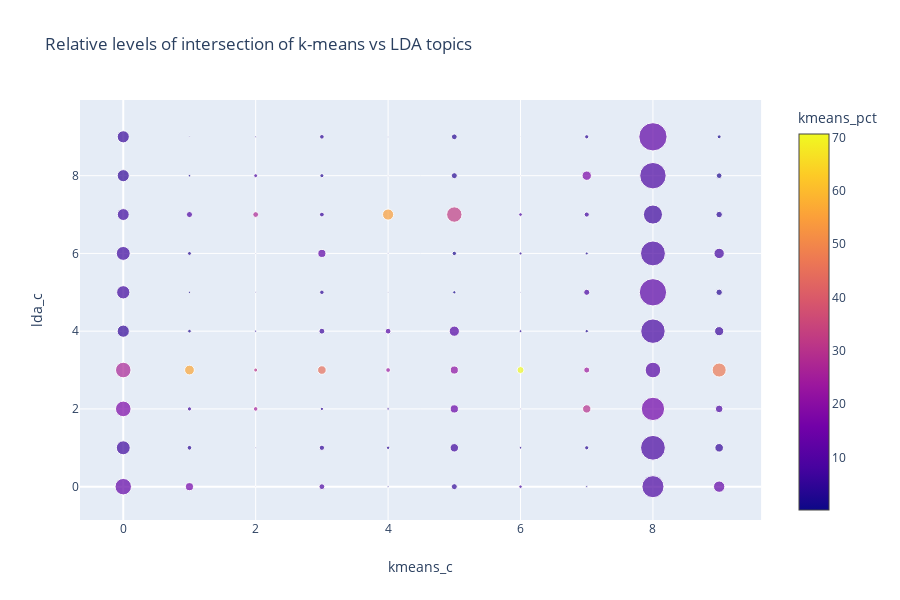

The cell this chart's notebook holds for it:
### Code cell
fig = px.scatter(overlap_df, x='kmeans_c', y='lda_c', 
                 size='lda_pct', color='kmeans_pct', 
                 #text='lda_pct' #, hover_name='msc', size_max=15
                 title="Relative levels of intersection of k-means vs LDA topics"
                )
fig.show()

### Figure 1 — Plotly figure (JSON) as saved in the notebook; plotly's stock layout.template omitted (floating-point values rounded to 4 significant figures)
{"data": [{"hoverlabel": {"namelength": 0}, "hovertemplate": "kmeans_c=%{x}<br>lda_c=%{y}<br>lda_pct=%{marker.size}<br>kmeans_pct=%{marker.color}", "legendgroup": "", "marker": {"color": [12.81, 6.67, 17.44, 26.77, 5.06, 7.15, 6.68, 6.76, 4.87, 5.79, 16.1, 4.04, 6.64, 56.03, 2.4, 1.1, 2.81, 9.38, 1.1, 0.41, 0.44, 1.1, 25.33, 30.4, 2.86, 1.32, 0.66, 27.09, 8.59, 2.2, 8.66, 5.25, 4.33, 44.93, 6.46, 4.47, 12.28, 5.96, 3.05, 4.61, 1.57, 3.74, 4.46, 23.16, 10.37, 0.6, 0.6, 54.89, 0.24, 0.36, 4.9, 7.03, 13.91, 20.91, 10.28, 1.23, 1.91, 32.61, 3.44, 3.78, 7.35, 3.01, 2, 70.62, 3.51, 0.83, 4.01, 8.18, 0.33, 0.17, 1.22, 3.52, 29.53, 24.1, 2.3, 8.88, 1.84, 7.42, 17.06, 4.13, 9.06, 8.29, 15.32, 10.65, 8.01, 11.93, 8.41, 6.87, 9.1, 12.36, 12.99, 5.4, 8.98, 47.2, 6.15, 3.55, 7.89, 4.27, 2.27, 1.3], "coloraxis": "coloraxis", "size": [26.01, 18.66, 23.38, 23.1, 14.28, 16.9, 18.61, 13.58, 14.11, 14.14, 6.19, 2.14, 1.69, 9.16, 1.28, 0.49, 1.48, 3.57, 0.6, 0.19, 0.05, 0.18, 2, 1.55, 0.48, 0.18, 0.11, 3.21, 1.47, 0.32, 3.22, 2.69, 1.06, 7.09, 3.33, 1.93, 6.25, 2.19, 1.62, 2.06, 0.34, 1.13, 0.64, 2.15, 3.15, 0.15, 0.18, 11.86, 0.08, 0.1, 3.45, 6.83, 6.47, 6.26, 10.07, 1.01, 1.84, 22.73, 3.46, 3.2, 1.16, 0.65, 0.21, 4.74, 0.77, 0.15, 0.87, 1.28, 0.08, 0.03, 0.42, 1.67, 6.71, 3.53, 1.1, 3.56, 0.87, 2.53, 8.39, 1.71, 46.78, 58.97, 52.2, 23.37, 57.43, 71.69, 59.5, 35.05, 67.11, 76.77, 12.36, 7.08, 5.64, 19.08, 8.13, 3.93, 10.3, 4.01, 3.09, 1.49], "sizemode": "area", "sizeref": 0.1919, "symbol": "circle"}, "mode": "markers", "name": "", "showlegend": false, "type": "scatter", "x": [0, 0, 0, 0, 0, 0, 0, 0, 0, 0, 1, 1, 1, 1, 1, 1, 1, 1, 1, 1, 2, 2, 2, 2, 2, 2, 2, 2, 2, 2, 3, 3, 3, 3, 3, 3, 3, 3, 3, 3, 4, 4, 4, 4, 4, 4, 4, 4, 4, 4, 5, 5, 5, 5, 5, 5, 5, 5, 5, 5, 6, 6, 6, 6, 6, 6, 6, 6, 6, 6, 7, 7, 7, 7, 7, 7, 7, 7, 7, 7, 8, 8, 8, 8, 8, 8, 8, 8, 8, 8, 9, 9, 9, 9, 9, 9, 9, 9, 9, 9], "xaxis": "x", "y": [0, 1, 2, 3, 4, 5, 6, 7, 8, 9, 0, 1, 2, 3, 4, 5, 6, 7, 8, 9, 0, 1, 2, 3, 4, 5, 6, 7, 8, 9, 0, 1, 2, 3, 4, 5, 6, 7, 8, 9, 0, 1, 2, 3, 4, 5, 6, 7, 8, 9, 0, 1, 2, 3, 4, 5, 6, 7, 8, 9, 0, 1, 2, 3, 4, 5, 6, 7, 8, 9, 0, 1, 2, 3, 4, 5, 6, 7, 8, 9, 0, 1, 2, 3, 4, 5, 6, 7, 8, 9, 0, 1, 2, 3, 4, 5, 6, 7, 8, 9], "yaxis": "y"}], "layout": {"coloraxis": {"colorbar": {"title": {"text": "kmeans_pct"}}, "colorscale": [[0, "#0d0887"], [0.1111, "#46039f"], [0.2222, "#7201a8"], [0.3333, "#9c179e"], [0.4444, "#bd3786"], [0.5556, "#d8576b"], [0.6667, "#ed7953"], [0.7778, "#fb9f3a"], [0.8889, "#fdca26"], [1, "#f0f921"]]}, "height": 600, "legend": {"itemsizing": "constant", "tracegroupgap": 0}, "title": {"text": "Relative levels of intersection of k-means vs LDA topics"}, "xaxis": {"anchor": "y", "domain": [0, 0.98], "title": {"text": "kmeans_c"}}, "yaxis": {"anchor": "x", "domain": [0, 1], "title": {"text": "lda_c"}}}}
